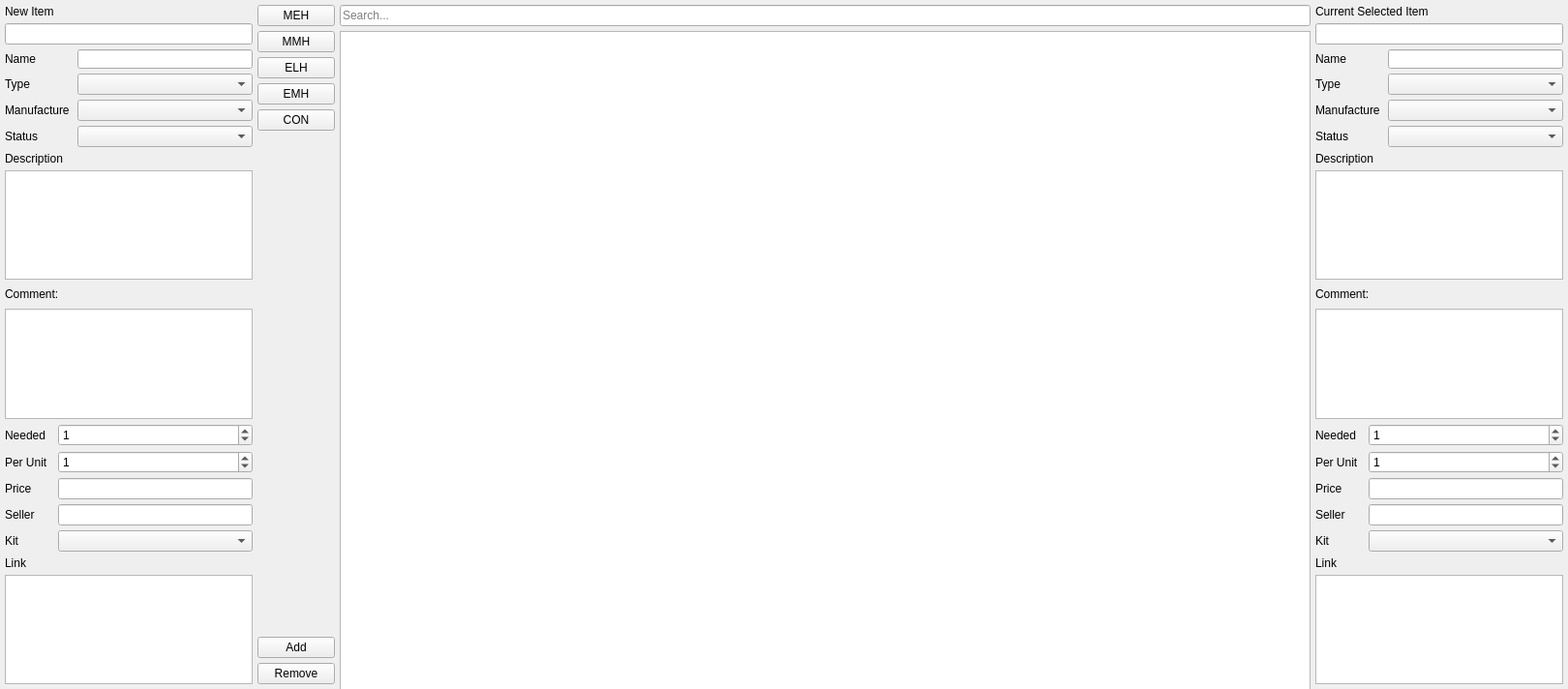
<?xml version="1.0" encoding="UTF-8"?>
<ui version="4.0">
 <class>uiHardwareEditor</class>
 <widget class="QWidget" name="uiHardwareEditor">
  <property name="windowModality">
   <enum>Qt::ApplicationModal</enum>
  </property>
  <property name="geometry">
   <rect>
    <x>0</x>
    <y>0</y>
    <width>1620</width>
    <height>712</height>
   </rect>
  </property>
  <property name="sizePolicy">
   <sizepolicy hsizetype="Preferred" vsizetype="Preferred">
    <horstretch>0</horstretch>
    <verstretch>0</verstretch>
   </sizepolicy>
  </property>
  <property name="minimumSize">
   <size>
    <width>0</width>
    <height>700</height>
   </size>
  </property>
  <property name="windowTitle">
   <string>Hardware Editor</string>
  </property>
  <layout class="QHBoxLayout" name="horizontalLayout">
   <property name="spacing">
    <number>5</number>
   </property>
   <property name="leftMargin">
    <number>5</number>
   </property>
   <property name="topMargin">
    <number>5</number>
   </property>
   <property name="rightMargin">
    <number>5</number>
   </property>
   <property name="bottomMargin">
    <number>5</number>
   </property>
   <item>
    <widget class="QWidget" name="uiNewComponentEditor" native="true">
     <property name="sizePolicy">
      <sizepolicy hsizetype="Fixed" vsizetype="Preferred">
       <horstretch>0</horstretch>
       <verstretch>0</verstretch>
      </sizepolicy>
     </property>
     <layout class="QVBoxLayout" name="verticalLayout_5">
      <property name="spacing">
       <number>5</number>
      </property>
      <property name="leftMargin">
       <number>0</number>
      </property>
      <property name="topMargin">
       <number>0</number>
      </property>
      <property name="rightMargin">
       <number>0</number>
      </property>
      <property name="bottomMargin">
       <number>0</number>
      </property>
      <item>
       <widget class="QLabel" name="label_2">
        <property name="text">
         <string>New Item</string>
        </property>
       </widget>
      </item>
      <item>
       <widget class="QLineEdit" name="uiNewNumberID"/>
      </item>
      <item>
       <layout class="QFormLayout" name="formLayout">
        <item row="0" column="0">
         <widget class="QLabel" name="uiNewNameLabel">
          <property name="minimumSize">
           <size>
            <width>50</width>
            <height>20</height>
           </size>
          </property>
          <property name="text">
           <string>Name</string>
          </property>
         </widget>
        </item>
        <item row="0" column="1">
         <widget class="QLineEdit" name="uiNewName">
          <property name="minimumSize">
           <size>
            <width>170</width>
            <height>20</height>
           </size>
          </property>
         </widget>
        </item>
        <item row="1" column="0">
         <widget class="QLabel" name="uiNewTypeLabel">
          <property name="minimumSize">
           <size>
            <width>70</width>
            <height>20</height>
           </size>
          </property>
          <property name="text">
           <string>Type</string>
          </property>
          <property name="alignment">
           <set>Qt::AlignLeading|Qt::AlignLeft|Qt::AlignVCenter</set>
          </property>
         </widget>
        </item>
        <item row="1" column="1">
         <widget class="QComboBox" name="uiNewType">
          <property name="editable">
           <bool>false</bool>
          </property>
         </widget>
        </item>
        <item row="2" column="0">
         <widget class="QLabel" name="uiNewManufactureLabel">
          <property name="minimumSize">
           <size>
            <width>70</width>
            <height>20</height>
           </size>
          </property>
          <property name="text">
           <string>Manufacture</string>
          </property>
          <property name="alignment">
           <set>Qt::AlignLeading|Qt::AlignLeft|Qt::AlignVCenter</set>
          </property>
         </widget>
        </item>
        <item row="2" column="1">
         <widget class="QComboBox" name="uiNewManufacture">
          <property name="editable">
           <bool>false</bool>
          </property>
         </widget>
        </item>
        <item row="3" column="0">
         <widget class="QLabel" name="uiNewStatusLabel">
          <property name="minimumSize">
           <size>
            <width>70</width>
            <height>20</height>
           </size>
          </property>
          <property name="text">
           <string>Status</string>
          </property>
          <property name="alignment">
           <set>Qt::AlignLeading|Qt::AlignLeft|Qt::AlignVCenter</set>
          </property>
         </widget>
        </item>
        <item row="3" column="1">
         <widget class="QComboBox" name="uiNewStatus">
          <property name="editable">
           <bool>false</bool>
          </property>
         </widget>
        </item>
       </layout>
      </item>
      <item>
       <widget class="QLabel" name="uiNewDescriptionLabel">
        <property name="text">
         <string>Description</string>
        </property>
       </widget>
      </item>
      <item>
       <widget class="QPlainTextEdit" name="uiNewDescription">
        <property name="sizePolicy">
         <sizepolicy hsizetype="Preferred" vsizetype="Preferred">
          <horstretch>0</horstretch>
          <verstretch>0</verstretch>
         </sizepolicy>
        </property>
        <property name="minimumSize">
         <size>
          <width>0</width>
          <height>50</height>
         </size>
        </property>
       </widget>
      </item>
      <item>
       <widget class="QLabel" name="uiNewCommentLabel">
        <property name="minimumSize">
         <size>
          <width>50</width>
          <height>20</height>
         </size>
        </property>
        <property name="text">
         <string>Comment:</string>
        </property>
       </widget>
      </item>
      <item>
       <widget class="QPlainTextEdit" name="uiNewComment">
        <property name="sizePolicy">
         <sizepolicy hsizetype="Preferred" vsizetype="Preferred">
          <horstretch>0</horstretch>
          <verstretch>0</verstretch>
         </sizepolicy>
        </property>
        <property name="minimumSize">
         <size>
          <width>0</width>
          <height>50</height>
         </size>
        </property>
       </widget>
      </item>
      <item>
       <layout class="QFormLayout" name="uiNewQuantityAndPriceContainer">
        <item row="0" column="0">
         <widget class="QLabel" name="uiNewQuantityNeededLabel">
          <property name="text">
           <string>Needed</string>
          </property>
         </widget>
        </item>
        <item row="0" column="1">
         <widget class="QSpinBox" name="uiNewQuantityNeeded">
          <property name="value">
           <number>1</number>
          </property>
         </widget>
        </item>
        <item row="1" column="0">
         <widget class="QLabel" name="uiNewQuantityUnitLabel">
          <property name="text">
           <string>Per Unit</string>
          </property>
         </widget>
        </item>
        <item row="1" column="1">
         <widget class="QSpinBox" name="uiNewQuantityUnit">
          <property name="value">
           <number>1</number>
          </property>
         </widget>
        </item>
        <item row="2" column="0">
         <widget class="QLabel" name="uiNewPriceUnitLabel">
          <property name="text">
           <string>Price</string>
          </property>
         </widget>
        </item>
        <item row="2" column="1">
         <widget class="QLineEdit" name="uiNewPriceUnit"/>
        </item>
        <item row="3" column="0">
         <widget class="QLabel" name="uiNewSellerLabel">
          <property name="minimumSize">
           <size>
            <width>50</width>
            <height>20</height>
           </size>
          </property>
          <property name="text">
           <string>Seller</string>
          </property>
         </widget>
        </item>
        <item row="3" column="1">
         <widget class="QLineEdit" name="uiNewSeller"/>
        </item>
        <item row="4" column="0">
         <widget class="QLabel" name="uiNewKitLabel">
          <property name="text">
           <string>Kit</string>
          </property>
         </widget>
        </item>
        <item row="4" column="1">
         <widget class="QComboBox" name="uiNewKit"/>
        </item>
       </layout>
      </item>
      <item>
       <widget class="QLabel" name="uiNewLinkLabel">
        <property name="text">
         <string>Link</string>
        </property>
       </widget>
      </item>
      <item>
       <widget class="QPlainTextEdit" name="uiNewLink">
        <property name="sizePolicy">
         <sizepolicy hsizetype="Preferred" vsizetype="Preferred">
          <horstretch>0</horstretch>
          <verstretch>0</verstretch>
         </sizepolicy>
        </property>
        <property name="minimumSize">
         <size>
          <width>0</width>
          <height>50</height>
         </size>
        </property>
       </widget>
      </item>
     </layout>
    </widget>
   </item>
   <item>
    <widget class="QWidget" name="uiButtonContainer" native="true">
     <property name="sizePolicy">
      <sizepolicy hsizetype="Fixed" vsizetype="Preferred">
       <horstretch>0</horstretch>
       <verstretch>0</verstretch>
      </sizepolicy>
     </property>
     <layout class="QVBoxLayout" name="verticalLayout">
      <property name="spacing">
       <number>5</number>
      </property>
      <property name="leftMargin">
       <number>0</number>
      </property>
      <property name="topMargin">
       <number>0</number>
      </property>
      <property name="rightMargin">
       <number>0</number>
      </property>
      <property name="bottomMargin">
       <number>0</number>
      </property>
      <item>
       <widget class="QPushButton" name="uiMEHCheck">
        <property name="text">
         <string>MEH</string>
        </property>
        <property name="checkable">
         <bool>true</bool>
        </property>
        <property name="autoExclusive">
         <bool>true</bool>
        </property>
       </widget>
      </item>
      <item>
       <widget class="QPushButton" name="uiMMHCheck">
        <property name="text">
         <string>MMH</string>
        </property>
        <property name="checkable">
         <bool>true</bool>
        </property>
        <property name="autoExclusive">
         <bool>true</bool>
        </property>
       </widget>
      </item>
      <item>
       <widget class="QPushButton" name="uiELHCheck">
        <property name="text">
         <string>ELH</string>
        </property>
        <property name="checkable">
         <bool>true</bool>
        </property>
        <property name="autoExclusive">
         <bool>true</bool>
        </property>
       </widget>
      </item>
      <item>
       <widget class="QPushButton" name="uiEMHCheck">
        <property name="text">
         <string>EMH</string>
        </property>
        <property name="checkable">
         <bool>true</bool>
        </property>
        <property name="autoExclusive">
         <bool>true</bool>
        </property>
       </widget>
      </item>
      <item>
       <widget class="QPushButton" name="uiCONCheck">
        <property name="text">
         <string>CON</string>
        </property>
        <property name="checkable">
         <bool>true</bool>
        </property>
        <property name="autoExclusive">
         <bool>true</bool>
        </property>
       </widget>
      </item>
      <item>
       <spacer name="verticalSpacer">
        <property name="orientation">
         <enum>Qt::Vertical</enum>
        </property>
        <property name="sizeHint" stdset="0">
         <size>
          <width>20</width>
          <height>40</height>
         </size>
        </property>
       </spacer>
      </item>
      <item>
       <widget class="QPushButton" name="uiSubmitButton">
        <property name="text">
         <string>Add</string>
        </property>
       </widget>
      </item>
      <item>
       <widget class="QPushButton" name="uiRemoveButton">
        <property name="text">
         <string>Remove</string>
        </property>
       </widget>
      </item>
     </layout>
    </widget>
   </item>
   <item>
    <layout class="QVBoxLayout" name="uiViewContainer">
     <property name="spacing">
      <number>5</number>
     </property>
     <property name="leftMargin">
      <number>0</number>
     </property>
     <property name="topMargin">
      <number>0</number>
     </property>
     <property name="rightMargin">
      <number>0</number>
     </property>
     <property name="bottomMargin">
      <number>0</number>
     </property>
     <item>
      <widget class="QLineEdit" name="uiSearchEntry">
       <property name="placeholderText">
        <string>Search...</string>
       </property>
      </widget>
     </item>
     <item>
      <widget class="QTableView" name="uiHardwareView">
       <property name="sizePolicy">
        <sizepolicy hsizetype="Expanding" vsizetype="Expanding">
         <horstretch>0</horstretch>
         <verstretch>0</verstretch>
        </sizepolicy>
       </property>
       <property name="minimumSize">
        <size>
         <width>1000</width>
         <height>700</height>
        </size>
       </property>
       <property name="selectionBehavior">
        <enum>QAbstractItemView::SelectItems</enum>
       </property>
       <property name="sortingEnabled">
        <bool>false</bool>
       </property>
      </widget>
     </item>
    </layout>
   </item>
   <item>
    <widget class="QWidget" name="uiCurrentComponentEditor" native="true">
     <property name="sizePolicy">
      <sizepolicy hsizetype="Fixed" vsizetype="Preferred">
       <horstretch>0</horstretch>
       <verstretch>0</verstretch>
      </sizepolicy>
     </property>
     <layout class="QVBoxLayout" name="uiCurrentSelectedItemEditor">
      <property name="spacing">
       <number>5</number>
      </property>
      <property name="leftMargin">
       <number>0</number>
      </property>
      <property name="topMargin">
       <number>0</number>
      </property>
      <property name="rightMargin">
       <number>0</number>
      </property>
      <property name="bottomMargin">
       <number>0</number>
      </property>
      <item>
       <widget class="QLabel" name="label">
        <property name="text">
         <string>Current Selected Item</string>
        </property>
       </widget>
      </item>
      <item>
       <widget class="QLineEdit" name="uiCurrentNumberID"/>
      </item>
      <item>
       <layout class="QFormLayout" name="formLayout_3">
        <item row="0" column="0">
         <widget class="QLabel" name="uiCurrentNameLabel">
          <property name="minimumSize">
           <size>
            <width>50</width>
            <height>20</height>
           </size>
          </property>
          <property name="text">
           <string>Name</string>
          </property>
         </widget>
        </item>
        <item row="0" column="1">
         <widget class="QLineEdit" name="uiCurrentName">
          <property name="minimumSize">
           <size>
            <width>170</width>
            <height>20</height>
           </size>
          </property>
         </widget>
        </item>
        <item row="1" column="0">
         <widget class="QLabel" name="uiCurrentTypeLabel">
          <property name="minimumSize">
           <size>
            <width>70</width>
            <height>20</height>
           </size>
          </property>
          <property name="text">
           <string>Type</string>
          </property>
          <property name="alignment">
           <set>Qt::AlignLeading|Qt::AlignLeft|Qt::AlignVCenter</set>
          </property>
         </widget>
        </item>
        <item row="1" column="1">
         <widget class="QComboBox" name="uiCurrentType">
          <property name="editable">
           <bool>false</bool>
          </property>
         </widget>
        </item>
        <item row="2" column="0">
         <widget class="QLabel" name="uiCurrentManufactureLabel">
          <property name="minimumSize">
           <size>
            <width>70</width>
            <height>20</height>
           </size>
          </property>
          <property name="text">
           <string>Manufacture</string>
          </property>
          <property name="alignment">
           <set>Qt::AlignLeading|Qt::AlignLeft|Qt::AlignVCenter</set>
          </property>
         </widget>
        </item>
        <item row="2" column="1">
         <widget class="QComboBox" name="uiCurrentManufacture">
          <property name="editable">
           <bool>false</bool>
          </property>
         </widget>
        </item>
        <item row="3" column="0">
         <widget class="QLabel" name="uiCurrentStatusLabel">
          <property name="minimumSize">
           <size>
            <width>70</width>
            <height>20</height>
           </size>
          </property>
          <property name="text">
           <string>Status</string>
          </property>
          <property name="alignment">
           <set>Qt::AlignLeading|Qt::AlignLeft|Qt::AlignVCenter</set>
          </property>
         </widget>
        </item>
        <item row="3" column="1">
         <widget class="QComboBox" name="uiCurrentStatus">
          <property name="editable">
           <bool>false</bool>
          </property>
         </widget>
        </item>
       </layout>
      </item>
      <item>
       <widget class="QLabel" name="uiCurrentDescriptionLabel">
        <property name="text">
         <string>Description</string>
        </property>
       </widget>
      </item>
      <item>
       <widget class="QPlainTextEdit" name="uiCurrentDescription">
        <property name="sizePolicy">
         <sizepolicy hsizetype="Fixed" vsizetype="Preferred">
          <horstretch>0</horstretch>
          <verstretch>0</verstretch>
         </sizepolicy>
        </property>
        <property name="minimumSize">
         <size>
          <width>0</width>
          <height>50</height>
         </size>
        </property>
       </widget>
      </item>
      <item>
       <widget class="QLabel" name="uiCurrentCommentLabel">
        <property name="minimumSize">
         <size>
          <width>50</width>
          <height>20</height>
         </size>
        </property>
        <property name="text">
         <string>Comment:</string>
        </property>
       </widget>
      </item>
      <item>
       <widget class="QPlainTextEdit" name="uiCurrentComment">
        <property name="sizePolicy">
         <sizepolicy hsizetype="Preferred" vsizetype="Preferred">
          <horstretch>0</horstretch>
          <verstretch>0</verstretch>
         </sizepolicy>
        </property>
        <property name="minimumSize">
         <size>
          <width>0</width>
          <height>50</height>
         </size>
        </property>
       </widget>
      </item>
      <item>
       <layout class="QFormLayout" name="uiCurrentQuantityAndPriceContainer">
        <item row="0" column="0">
         <widget class="QLabel" name="uiCurrentQuantityNeededLabel">
          <property name="text">
           <string>Needed</string>
          </property>
         </widget>
        </item>
        <item row="0" column="1">
         <widget class="QSpinBox" name="uiCurrentQuantityNeeded">
          <property name="value">
           <number>1</number>
          </property>
         </widget>
        </item>
        <item row="1" column="0">
         <widget class="QLabel" name="uiCurrentQuantityUnitLabel">
          <property name="text">
           <string>Per Unit</string>
          </property>
         </widget>
        </item>
        <item row="1" column="1">
         <widget class="QSpinBox" name="uiCurrentQuantityUnit">
          <property name="value">
           <number>1</number>
          </property>
         </widget>
        </item>
        <item row="2" column="0">
         <widget class="QLabel" name="uiCurrentPriceUnitLabel">
          <property name="text">
           <string>Price</string>
          </property>
         </widget>
        </item>
        <item row="2" column="1">
         <widget class="QLineEdit" name="uiCurrentPriceUnit"/>
        </item>
        <item row="3" column="0">
         <widget class="QLabel" name="uiCurrentSellerLabel">
          <property name="minimumSize">
           <size>
            <width>50</width>
            <height>20</height>
           </size>
          </property>
          <property name="text">
           <string>Seller</string>
          </property>
         </widget>
        </item>
        <item row="3" column="1">
         <widget class="QLineEdit" name="uiCurrentSeller"/>
        </item>
        <item row="4" column="0">
         <widget class="QLabel" name="uiCurrentKitLabel">
          <property name="text">
           <string>Kit</string>
          </property>
         </widget>
        </item>
        <item row="4" column="1">
         <widget class="QComboBox" name="uiCurrentKit"/>
        </item>
       </layout>
      </item>
      <item>
       <widget class="QLabel" name="uiCurrentLinkLabel">
        <property name="text">
         <string>Link</string>
        </property>
       </widget>
      </item>
      <item>
       <widget class="QPlainTextEdit" name="uiCurrentLink">
        <property name="sizePolicy">
         <sizepolicy hsizetype="Preferred" vsizetype="Preferred">
          <horstretch>0</horstretch>
          <verstretch>0</verstretch>
         </sizepolicy>
        </property>
        <property name="minimumSize">
         <size>
          <width>0</width>
          <height>50</height>
         </size>
        </property>
       </widget>
      </item>
     </layout>
    </widget>
   </item>
  </layout>
 </widget>
 <resources/>
 <connections/>
</ui>
